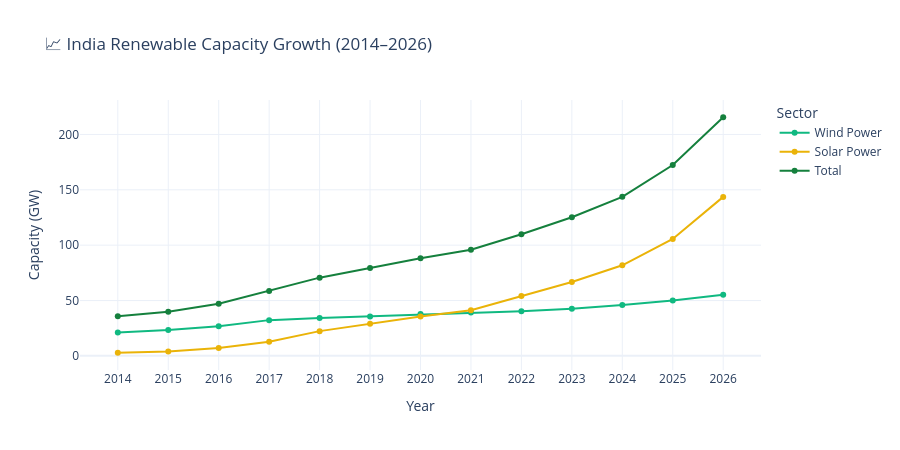

The notebook cell saved with this chart:
### Code cell
fig = px.line(
    df_plot, x='Year', y='Capacity_GW', color='Sector', markers=True,
    title='📈 India Renewable Capacity Growth (2014–2026)',
    color_discrete_map={
        'Solar Power': '#EAB308',
        'Wind Power':  '#10B981',
        'Total':       '#15803D'
    }
)
fig.update_layout(template='plotly_white', hovermode='x unified',
                  yaxis_title='Capacity (GW)', height=450)
fig.show()

### Figure 1 — Plotly figure (JSON) as saved in the notebook; plotly's stock layout.template omitted (floating-point values rounded to 4 significant figures)
{"data": [{"hovertemplate": "Sector=Wind Power<br>Year=%{x}<br>Capacity_GW=%{y}<extra></extra>", "legendgroup": "Wind Power", "line": {"color": "#10B981", "dash": "solid"}, "marker": {"symbol": "circle"}, "mode": "lines+markers", "name": "Wind Power", "orientation": "v", "showlegend": true, "type": "scatter", "x": ["2014", "2015", "2016", "2017", "2018", "2019", "2020", "2021", "2022", "2023", "2024", "2025", "2026"], "xaxis": "x", "y": [21.04, 23.35, 26.78, 32.28, 34.15, 35.63, 37.74, 39.25, 40.36, 42.63, 45.89, 50.04, 55.13], "yaxis": "y"}, {"hovertemplate": "Sector=Solar Power<br>Year=%{x}<br>Capacity_GW=%{y}<extra></extra>", "legendgroup": "Solar Power", "line": {"color": "#EAB308", "dash": "solid"}, "marker": {"symbol": "circle"}, "mode": "lines+markers", "name": "Solar Power", "orientation": "v", "showlegend": true, "type": "scatter", "x": ["2014", "2015", "2016", "2017", "2018", "2019", "2020", "2021", "2022", "2023", "2024", "2025", "2026"], "xaxis": "x", "y": [2.822, 3.994, 7.124, 12.78, 22.35, 29.1, 35.61, 41.24, 54.0, 66.78, 81.81, 105.6, 143.6], "yaxis": "y"}, {"hovertemplate": "Sector=Total<br>Year=%{x}<br>Capacity_GW=%{y}<extra></extra>", "legendgroup": "Total", "line": {"color": "#15803D", "dash": "solid"}, "marker": {"symbol": "circle"}, "mode": "lines+markers", "name": "Total", "orientation": "v", "showlegend": true, "type": "scatter", "x": ["2014", "2015", "2016", "2017", "2018", "2019", "2020", "2021", "2022", "2023", "2024", "2025", "2026"], "xaxis": "x", "y": [35.85, 39.95, 47.09, 58.56, 70.65, 79.41, 88.26, 95.8, 109.9, 125.2, 143.6, 172.4, 215.5], "yaxis": "y"}], "layout": {"height": 450, "hovermode": "x unified", "legend": {"title": {"text": "Sector"}, "tracegroupgap": 0}, "title": {"text": "📈 India Renewable Capacity Growth (2014–2026)"}, "xaxis": {"anchor": "y", "domain": [0, 1], "title": {"text": "Year"}}, "yaxis": {"anchor": "x", "domain": [0, 1], "title": {"text": "Capacity (GW)"}}}}
